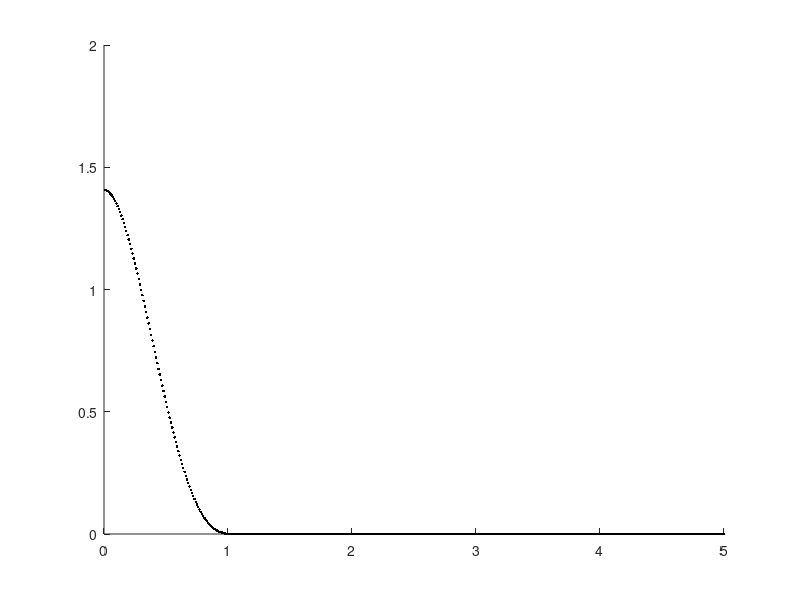

MATLAB code for this plot:
clc
clear all

C1=0;
S1=1;

t=-.5:.01:1.5;

td=t-C1; %C1=0
ta=td/S1+.5; %S1=1
K1=(30*ta.^2-60*ta.^3+30*ta.^4)/S1;
K1=K1.*((ta>0)&(ta<1));

S2=1.1;
%C2=.5;

figure(1)
clf
hold on

k=0;
%for C2=0:.01:(C1+S1/2+S2/2)
for C2=.01:.01:5
    td=t-C2;
    ta=td/S2+.5;
    K2=(30*ta.^2-60*ta.^3+30*ta.^4)/S2;
    K2=K2.*((ta>0)&(ta<1));
    
    %extra=2*K1.*K2.*(t>(C2-S2/2))&(t<(C1+S1/2));
    extra=sqrt(2*K1.*K2);
    E=trapz(t,extra);
    
    k=k+1;
    %plot3(k*ones(size(t)),t,extra)
    %plot(C2,E,'k.')
    plot(C2,E,'k.')
end

%plot(t,extra)
